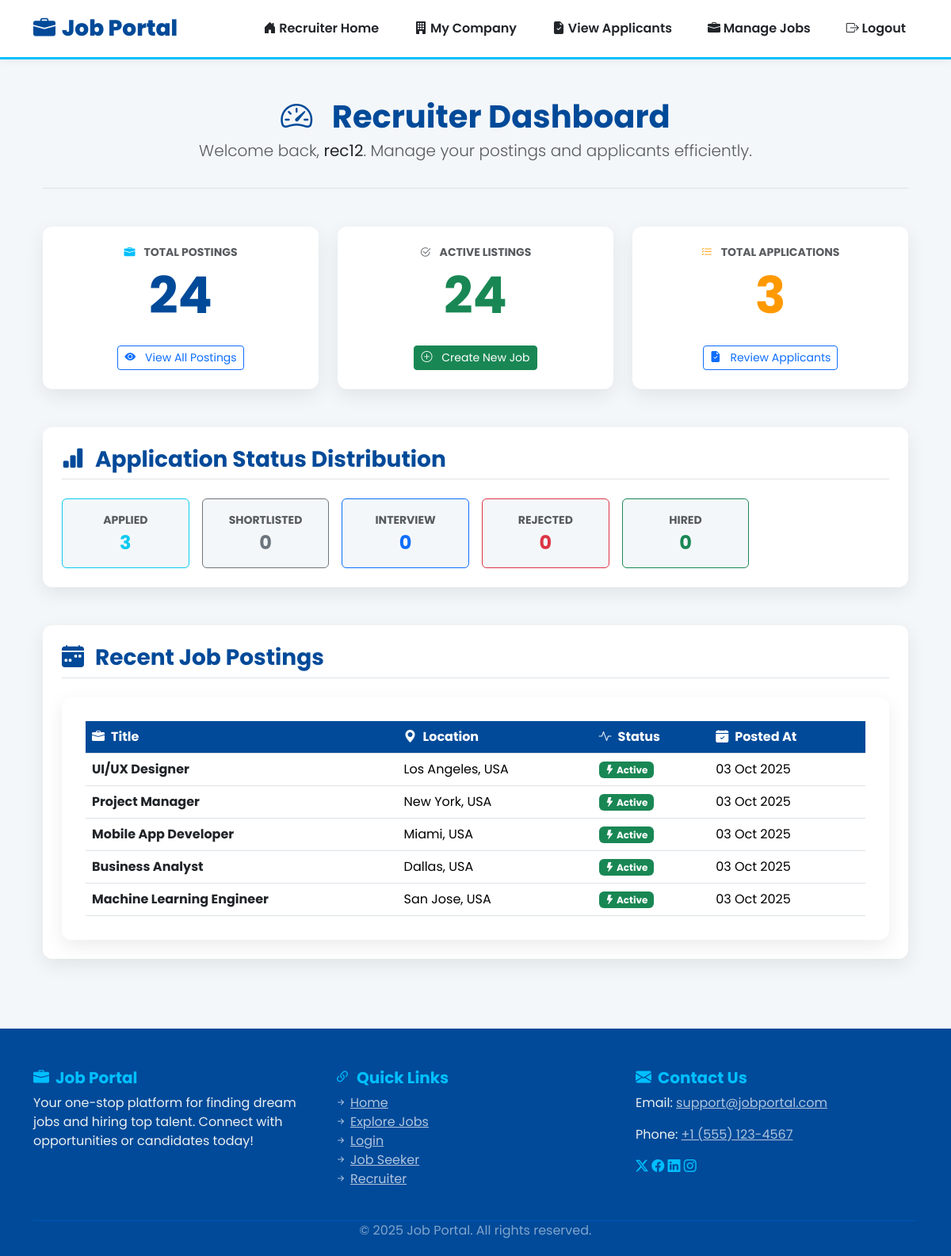
Page /recruiter/home/ (signed in) on the earlier database version.
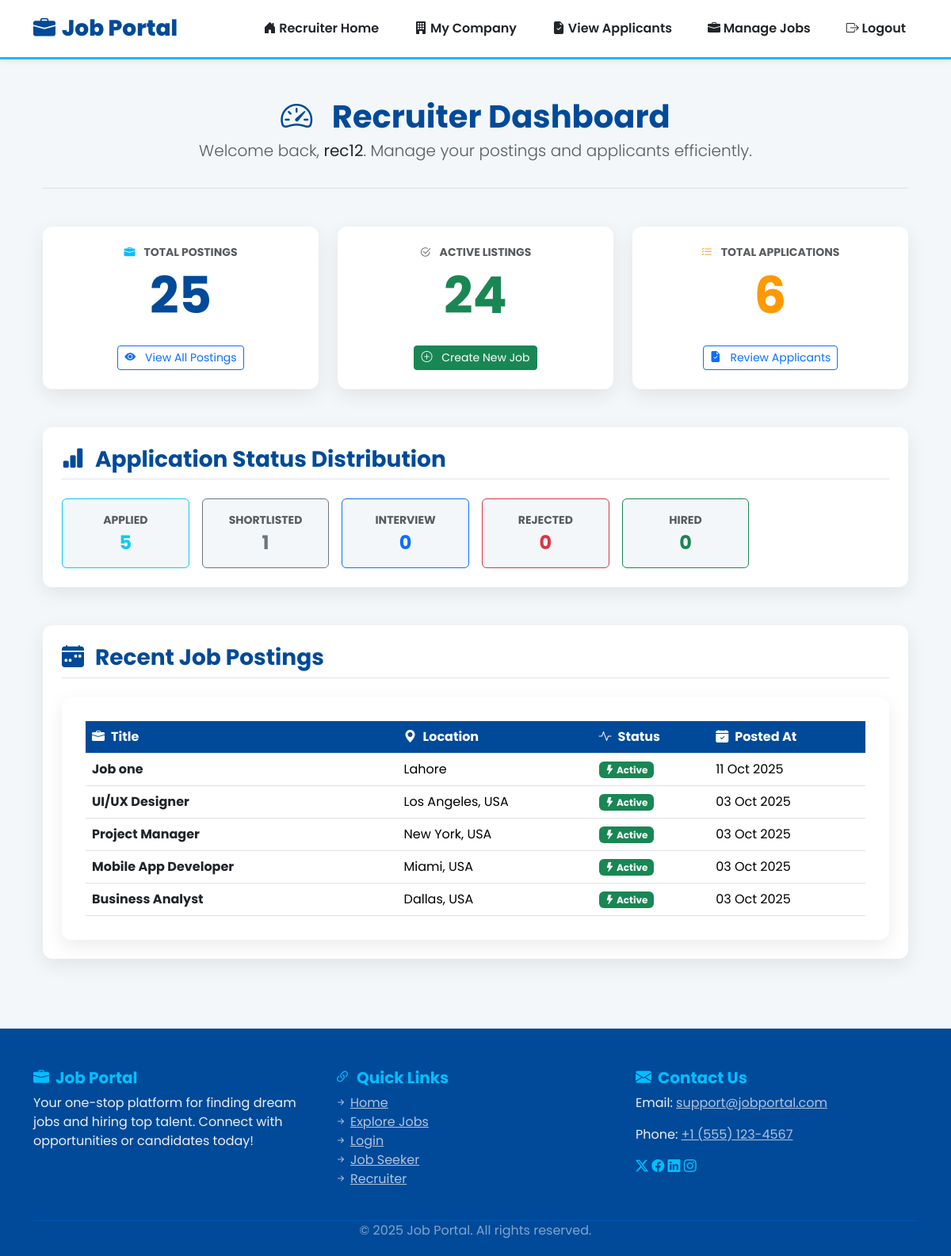
Same page on the later database version.
### myapp/models.py (models this page shows, shortened)
class Job(models.Model):
    JOB_TYPES = [
        ('full-time', 'Full Time'),
        ('part-time', 'Part Time'),
        ('internship', 'Internship'),
        ('contract', 'Contract'),
    ]
    JOB_STATUS = [
        ('active', 'Active'),
        ('deactivate', 'Deactivate'),
        ('closed', 'Closed'),
    ]
    job_id = models.AutoField(primary_key=True)
    recruiter = models.ForeignKey(Recruiter, on_delete=models.CASCADE, related_name='jobs')
    title = models.CharField(max_length=255)
    description = models.TextField()
    requirements = models.TextField()
    skills = models.TextField(
        blank=True,
        null=True,
        help_text="Enter skills as comma-separated values, e.g., Python, Django, AWS"
    )
    location = models.CharField(max_length=255)
    salary_range = models.CharField(max_length=255, blank=True, null=True)
    employment_type = models.CharField(max_length=20, choices=JOB_TYPES)
    posted_at = models.DateTimeField(auto_now_add=True)
    updated_at = models.DateTimeField(auto_now=True)
    status = models.CharField(max_length=20, choices=JOB_STATUS, default='active')

### myapp/views.py (the view)
# urls.py: path('recruiter/home/', views.recruiter_home, name='recruiter_home'),
def recruiter_home(request):
    if not request.session.get("user_id") or request.session.get("user_type") != "recruiter":
        messages.error(request, "Please log in as a recruiter.")
        return redirect("login")
    recruiter_id = request.session["user_id"]
    try:
        recruiter = Recruiter.objects.get(pk=recruiter_id)
    except Recruiter.DoesNotExist:
        messages.error(request, "Recruiter profile not found.")
        return redirect("login")
    jobs = Job.objects.filter(recruiter=recruiter).order_by('-posted_at')
    total_jobs = jobs.count()
    applications = Application.objects.filter(job__in=jobs)
    total_applications = applications.count()
    status_counts = applications.values('status').annotate(count=Count('status'))
    status_dict = {item['status']: item['count'] for item in status_counts}
    status_data = []
    for value, label in Application.STATUS_CHOICES:
        count = status_dict.get(value, 0)
        color = 'info'
        if value == 'shortlisted':
            color = 'secondary'
        elif value == 'interview':
            color = 'primary'
        elif value == 'hired':
            color = 'success'
        elif value == 'rejected':
            color = 'danger'
        status_data.append({
            'label': label,
            'count': count,
            'value': value,
            'color': color,
            'percentage': (count / total_applications * 100) if total_applications else 0
        })
    context = {
        "recruiter": recruiter,
        "total_jobs": total_jobs,
        "total_applications": total_applications,
        "jobs": jobs[:5],  # show recent 5 jobs
        "status_data": status_data,
        "total_active_jobs": jobs.filter(status='active').count(),
    }
    return render(request, "recruiter_home.html", context)

### templates/recruiter_home.html (shortened to what the changed rows need)
{% extends "base.html" %}
{% block content %}
<div class="container my-5">
    <div class="text-center mb-5 pb-3 border-bottom">
        <h1 class="fw-bold mb-1" style="color: var(--primary-color);">
            <i class="bi bi-speedometer2 me-3"></i> Recruiter Dashboard
        </h1>
    </div>
    <div class="row mb-5 g-4">
        <div class="col-md-4">
            <div class="card-form text-center p-4 h-100">
                <h4 class="fw-bold text-uppercase text-muted small"><i class="bi bi-briefcase-fill me-2" style="color: var(--secondary-color);"></i> Total Postings</h4>
                <p class="display-3 fw-bolder" style="color: var(--primary-color);">{{ total_jobs }}</p>
                <a href="{% url 'job_list' %}" class="btn btn-outline-primary btn-sm mt-2"><i class="bi bi-eye-fill me-2"></i> View All Postings</a>
            </div>
        </div>
        <div class="col-md-4">
            <div class="card-form text-center p-4 h-100">
                <h4 class="fw-bold text-uppercase text-muted small"><i class="bi bi-list-check me-2" style="color: var(--accent-color);"></i> Total Applications</h4>
                <p class="display-3 fw-bolder" style="color: var(--accent-color);">{{ total_applications }}</p>
                <a href="{% url 'recruiter_applications' %}" class="btn btn-outline-primary btn-sm mt-2"><i class="bi bi-file-earmark-check-fill me-2"></i> Review Applicants</a>
            </div>
        </div>
    </div>
    <div class="row mb-5 g-4">
        <div class="col-lg-12">
            <div class="card-form p-4">
                {% if total_applications > 0 %}
                    <div class="row g-3">
                        {% for status in status_data %}
                            <div class="col-lg-2 col-md-4 col-6">
                                <div class="p-3 text-center rounded border border-{{ status.color }}" style="background-color: var(--light-bg);">
                                    <p class="mb-1 small text-muted text-uppercase fw-bold">{{ status.label }}</p>
                                    <p class="h4 mb-0 fw-bold text-{{ status.color }}">
                                        {{ status.count }}
                                    </p>
                                </div>
                            </div>
                        {% endfor %}
                    </div>
                {% else %}
                    <div class="alert alert-warning text-center" role="alert">
                        <i class="bi bi-exclamation-triangle-fill me-2"></i> No applications received yet across all your jobs.
                    </div>
                {% endif %}
            </div>
        </div>
    </div>
    <div class="card-form p-4">
        {% if jobs %}
        <div class="table-responsive">
            <table class="table table-hover mb-0">
                <thead>
                    <tr>
                        <th scope="col" style="width: 40%;"><i class="bi bi-briefcase-fill me-2"></i>Title</th>
                        <th scope="col" style="width: 25%;"><i class="bi bi-geo-alt-fill me-2"></i>Location</th>
                        <th scope="col" style="width: 15%;"><i class="bi bi-activity me-2"></i>Status</th>
                        <th scope="col" style="width: 20%;"><i class="bi bi-calendar-check-fill me-2"></i>Posted At</th>
                    </tr>
                </thead>
                <tbody>
                    {% for job in jobs %}
                    <tr>
                        <td class="fw-bold"><a href="{% url 'job_detail' job.job_id %}" class="text-decoration-none" style="color: var(--text-color);">{{ job.title }}</a></td>
                        <td>{{ job.location }}</td>
                        <td>
                            {% if job.status == "active" %}
                                <span class="badge bg-success"><i class="bi bi-lightning-fill"></i> Active</span>
                            {% elif job.status == "deactivate" %}
                                <span class="badge bg-warning text-dark">Inactive</span>
                            {% else %}
                                <span class="badge bg-secondary">Closed</span>
                            {% endif %}
                        </td>
                        <td>{{ job.posted_at|date:"d M Y" }}</td>
                    </tr>
                    {% endfor %}
                </tbody>
            </table>
        </div>
        {% else %}
        <div class="alert alert-info text-center" role="alert">
            <i class="bi bi-info-circle-fill me-2"></i> You haven't posted any jobs yet. Get started now!
            <p class="mt-2 mb-0"><a href="{% url 'job_create' %}" class="alert-link fw-bold" style="color: var(--primary-color);">Post Your First Job</a></p>
        </div>
        {% endif %}
    </div>
</div>
{% endblock %}

Differences in the rows shown:
no longer on this page (row unchanged): Job: title "Machine Learning Engineer", location "San Jose, USA", status "active" (drawn), posted_at "03 Oct 2025"
added Job: title "Job one", location "Lahore", status "active" (drawn), posted_at "11 Oct 2025"
Other differences:
{{ total_jobs }}: "24" → "25"
{{ total_applications }}: "3" → "6"
new list line: "APPLIED 5"
new list line: "SHORTLISTED 1"
list line gone: "APPLIED 3"
list line gone: "SHORTLISTED 0"
